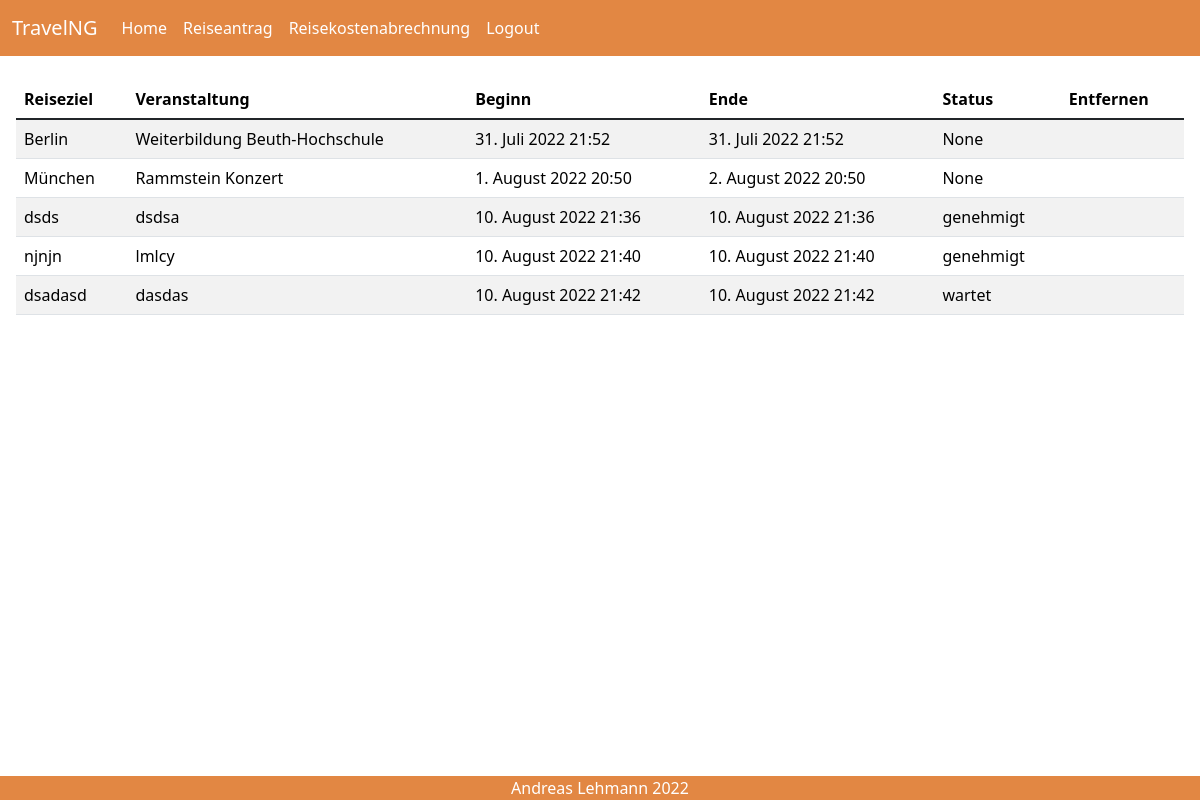
Page /request/ on the committed database.
### request/models.py (models this page shows, shortened)
class TravelRequest(models.Model):
    destination = models.CharField(max_length=50, blank=False)
    event = models.CharField(max_length=50, blank=False)
    journey_start = models.DateTimeField(default=timezone.now, blank=False)
    journey_end = models.DateTimeField(default=timezone.now, blank=False)
    event_start = models.DateTimeField(default=timezone.now, blank=False)
    event_end = models.DateTimeField(default=timezone.now, blank=False)
    transport = models.ForeignKey(Transport, on_delete=models.SET_NULL, null=True, blank=False)
    employee = models.ForeignKey(Employee, on_delete=models.SET_NULL, null=True, blank=False)
    cost_center = models.ForeignKey(CostCenter, on_delete=models.SET_NULL, null=True, blank=False)
    status = models.ForeignKey(TravelRequestStatus, default='wartet', on_delete=models.SET_NULL, null=True, blank=False)

class TravelRequestStatus(models.Model):
    status = models.CharField(max_length=30)
    def __str__(self):
        return f'{self.status}'

### request/views.py (the view)
# urls.py: 2. Add a URL to urlpatterns:  path('', views.home, name='home')
def home(request):
    travel_requests = TravelRequest.objects.all().order_by('journey_start')
    return render(request, 'request/travelRequestList.html',
                  {'page_title': '', 'travel_requests': travel_requests})

### templates/request/travelRequestList.html (shortened to what this page needs)
{% extends 'request/base.html' %}
{% load bootstrap5 bootstrap_icons %}
{% block content %}
    <div class="m-3">
        <table class="table table-striped table-hover">
            <thead class="">
            <tr>
                <th>Reiseziel</th>
                <th>Veranstaltung</th>
                <th>Beginn</th>
                <th>Ende</th>
                <th>Status</th>
                <th>Entfernen</th>
            </tr>
            </thead>
            <tbody class="table-group-divider">
            {% for TravelRequest in travel_requests %}
                <tr>
                    <td>{{ TravelRequest.destination }}</td>
                    <td>{{ TravelRequest.event }}</td>
                    <td>{{ TravelRequest.journey_start }}</td>
                    <td>{{ TravelRequest.journey_end }}</td>
                    <td>{{ TravelRequest.status }}</td>
                    <td>
                    </td>
                </tr>
            {% endfor %}
            </tbody>
        </table>
    </div>
{% endblock %}

### rows in the picture
TravelRequest: destination "Berlin", event "Weiterbildung Beuth-Hochschule", journey_start "31. Juli 2022 21:52", journey_end "31. Juli 2022 21:52", status "None"
TravelRequest: destination "München", event "Rammstein Konzert", journey_start "1. August 2022 20:50", journey_end "2. August 2022 20:50", status "None"
TravelRequest: destination "dsds", event "dsdsa", journey_start "10. August 2022 21:36", journey_end "10. August 2022 21:36", status "genehmigt"
TravelRequest: destination "njnjn", event "lmlcy", journey_start "10. August 2022 21:40", journey_end "10. August 2022 21:40", status "genehmigt"
TravelRequest: destination "dsadasd", event "dasdas", journey_start "10. August 2022 21:42", journey_end "10. August 2022 21:42", status "wartet"
